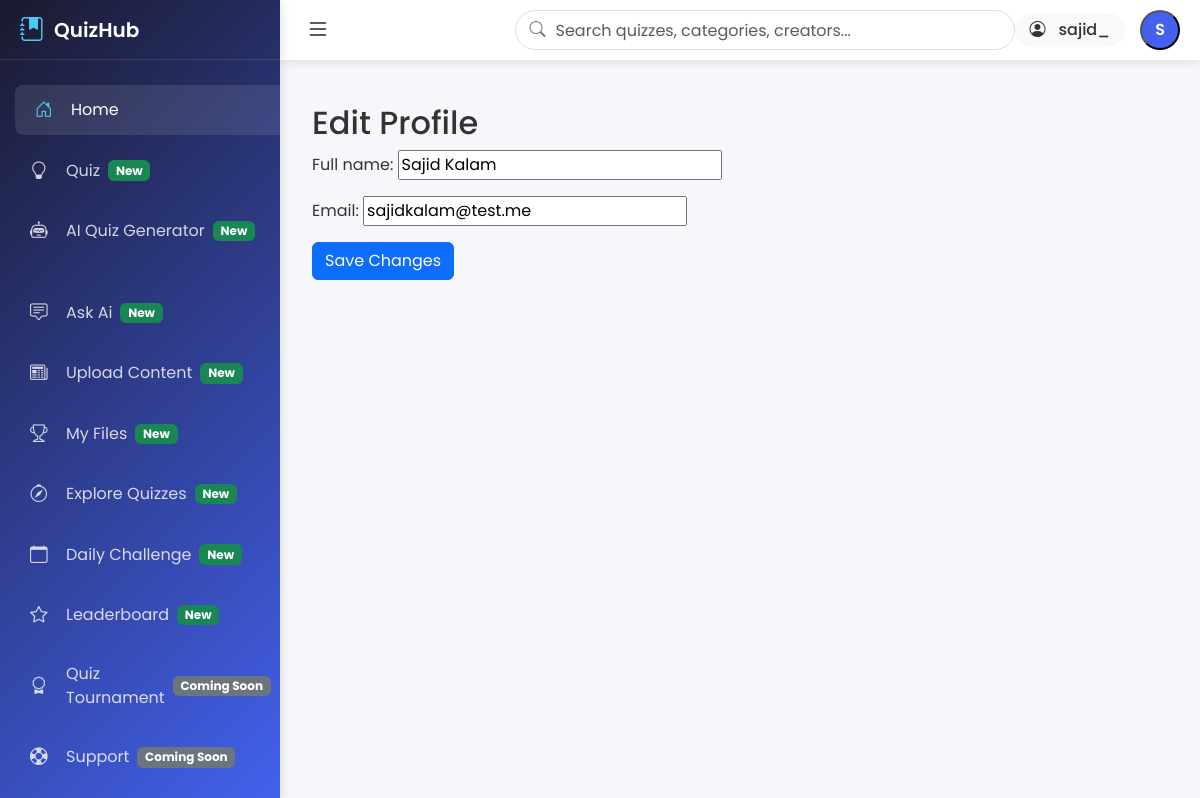
/users/profile/edit/ (signed in), run on the app's committed database.
### users/models.py (models this page shows, shortened)
class CustomUser(AbstractBaseUser, PermissionsMixin):
    ROLE_CHOICES = (
        ('student', 'Student'),
        ('teacher', 'Teacher'),
        ('admin', 'Superadmin'),
    )
    username = models.CharField(max_length=150, unique=True)  # Student Roll No or Email for Teachers
    email = models.EmailField(blank=True, null=True)
    full_name = models.CharField(max_length=255)
    role = models.CharField(max_length=10, choices=ROLE_CHOICES)
    student_roll_no = models.CharField(max_length=50, blank=True, null=True, unique=True)
    academic_year = models.CharField(max_length=50, blank=True, null=True)
    teacher_email = models.EmailField(blank=True, null=True, unique=True)
    date_joined = models.DateTimeField(auto_now_add=True)
    is_active = models.BooleanField(default=True)
    is_staff = models.BooleanField(default=False)  # Required for Django admin access
    USERNAME_FIELD = 'username'
    REQUIRED_FIELDS = []
    objects = CustomUserManager()

### users/views.py (the view)
# urls.py: path('profile/edit/', views.edit_profile, name='edit_profile'),
@login_required
def edit_profile(request):
    from .forms import ProfileForm
    if request.method == 'POST':
        form = ProfileForm(request.POST, instance=request.user)
        if form.is_valid():
            form.save()
            messages.success(request, 'Profile updated successfully.')
            return redirect('users:profile')
    else:
        form = ProfileForm(instance=request.user)
    return render(request, 'users/edit_profile.html', {
        'form': form,
        'dashboard_template': get_dashboard_template(request.user)
    })

### users/forms.py
class ProfileForm(forms.ModelForm):
    class Meta:
        model = get_user_model()
        fields = ['full_name', 'email']

### users/views.py (called while the page is built)
def get_dashboard_template(user):
    return 'base/student_base.html'

### users/templates/users/edit_profile.html (shortened to what this page needs)
{% extends dashboard_template %}
{% load static %}
{% block content %}
<div class="container py-4">
    <h2>Edit Profile</h2>
    <form method="post">
        {{ form.as_p }}
        <button type="submit" class="btn btn-primary">Save Changes</button>
    </form>
</div>
{% endblock %}

### templates/base/student_base.html (shortened to what this page needs)
{% load static %}
<!DOCTYPE html>
<html lang="en">
<head>
    <link href="https://cdn.jsdelivr.net/npm/bootstrap@5.3.0/dist/css/bootstrap.min.css" rel="stylesheet">
    <link rel="stylesheet" href="https://cdn.jsdelivr.net/npm/bootstrap-icons@1.10.0/font/bootstrap-icons.css">
</head>
<body>
    <div class="sidebar" id="sidebar">
        <div class="sidebar-brand">
            <i class="bi bi-journal-bookmark-fill"></i>
            <span>QuizHub</span>
        </div>
        <div class="sidebar-content">
            <ul class="sidebar-nav nav flex-column">
                <li class="nav-item">
                    <a href="{% url 'users:dashboard' %}" class="nav-link active">
                        <i class="bi bi-house-door"></i>
                        <span>Home</span>
                    </a>
                </li>
                <li class="nav-item">
                    <a href="{% url 'quizzes:quiz_list' %}" class="nav-link">
                        <i class="bi bi-lightbulb"></i>
                        <span>Quiz</span>
                        <span class="badge bg-success ms-2">New</span>
                    </a>
                </li>
                <li class="nav-item">
                    <a href="{% url 'textprocessor:generate_quiz' %}" class="nav-link">
                        <i class="bi bi-robot"></i>
                        <span>AI Quiz Generator</span>
                        <span class="badge bg-success ms-2">New</span>
                    </a>
                </li>
                <li class="nav-item">
                <a href="{% url 'ai:discussion' %}" class="nav-link">
                    <i class="bi bi-chat-square-text"></i>
                    <span>Ask Ai</span>
                     <span class="badge bg-success ms-2">New</span>
                </a>
            </li>
                <li class="nav-item">
                    <a href="{% url 'textprocessor:upload' %}" class="nav-link">
                        <i class="bi bi-newspaper"></i>
                        <span>Upload Content</span>
                        <span class="badge bg-success ms-2">New</span>
                    </a>
                </li>
                <li class="nav-item">
                    <a href="{% url 'textprocessor:file_list' %}" class="nav-link">
                        <i class="bi bi-trophy"></i>
                        <span>My Files</span>
                        <span class="badge bg-success ms-2">New</span>
                    </a>
                </li>
                <li class="nav-item">
                    <a href="{% url 'quizzes:quiz_list' %}" class="nav-link">
                        <i class="bi bi-compass"></i>
                        <span>Explore Quizzes</span>
                        <span class="badge bg-success ms-2">New</span>
                    </a>
                </li>
                <li class="nav-item">
                    <a href="{% url 'quizzes:daily_challenge' %}" class="nav-link">
                        <i class="bi bi-calendar"></i>
                        <span>Daily Challenge</span>
                        <span class="badge bg-success ms-2">New</span>
                    </a>
                </li>
                <li class="nav-item">
                    <a href="{% url 'quizzes:leaderboard' %}" class="nav-link">
                        <i class="bi bi-star"></i>
                        <span>Leaderboard</span>
                        <span class="badge bg-success ms-2">New</span>
                    </a>
                </li>
                <li class="nav-item">
                    <a href="#" class="nav-link">
                        <i class="bi bi-award"></i>
                        <span>Quiz Tournament</span>
                        <span class="badge bg-secondary ms-2">Coming Soon</span>
                    </a>
                </li>
                <li class="nav-item">
                    <a href="#" class="nav-link">
                        <i class="bi bi-life-preserver"></i>
                        <span>Support</span>
                        <span class="badge bg-secondary ms-2">Coming Soon</span>
                    </a>
                </li>
            </ul>
        </div>
    </div>
    <div class="main-content" id="mainContent">
        <header class="header">
            <button class="toggle-btn" id="toggleSidebar">
                <i class="bi bi-list"></i>
            </button>
            <div class="search-bar">
                <i class="bi bi-search"></i>
                <input type="search" class="form-control" placeholder="Search quizzes, categories, creators...">
            </div>
            <div class="user-actions">
                {% if user.is_authenticated %}
                    <div class="wallet-balance">
                        <i class="bi bi-person-circle me-2"></i>
                        <span>{{ user.first_name|default:user.username }}</span>
                    </div>
                    <div class="dropdown">
                        <button class="user-avatar" type="button" data-bs-toggle="dropdown" aria-expanded="false">
                            {{ user.first_name.0|default:user.username.0|upper }}
                        </button>
                    </div>
                {% else %}
                    <a href="{% url 'users:login' %}" class="btn btn-sm btn-outline-primary">Login</a>
                {% endif %}
            </div>
        </header>
        <div class="content-area">
            {% block content %}
            {% endblock %}
        </div>
    </div>
</body>
</html>

### templates/base/student_base.html (style rules this page uses)
:root { --primary-color: #4361ee; --secondary-color: #3f37c9; --accent-color: #4cc9f0; --dark-color: #1a1a2e; --light-color: #f8f9fa; --success-color: #4bb543; --warning-color: #fca311; --danger-color: #e63946; --sidebar-width: 280px; --sidebar-collapsed-width: 80px; --header-height: 60px; }
body { font-family: 'Poppins', sans-serif; background-color: #f5f7fa; color: #333; overflow-x: hidden; }
.sidebar { width: var(--sidebar-width); height: 100vh; position: fixed; left: 0; top: 0; background: linear-gradient(135deg, var(--dark-color), var(--primary-color)); color: white; transition: all 0.3s ease; z-index: 1000; box-shadow: 2px 0 10px rgba(0, 0, 0, 0.1); }
.sidebar-brand { height: var(--header-height); display: flex; align-items: center; padding: 0 20px; font-size: 1.25rem; font-weight: 600; border-bottom: 1px solid rgba(255, 255, 255, 0.1); }
.sidebar-brand i { font-size: 1.5rem; margin-right: 10px; color: var(--accent-color); }
.sidebar-content { height: calc(100vh - var(--header-height)); display: flex; flex-direction: column; overflow-y: auto; }
.sidebar-nav { flex: 1; padding: 20px 0; }
.nav-link { color: rgba(255, 255, 255, 0.8); padding: 12px 20px; margin: 5px 10px; border-radius: 8px; display: flex; align-items: center; transition: all 0.3s ease; }
.nav-link i { font-size: 1.1rem; margin-right: 12px; min-width: 24px; }
.nav-link:hover, .nav-link.active { background-color: rgba(255, 255, 255, 0.1); color: white; transform: translateX(5px); }
.nav-link:hover i, .nav-link.active i { color: var(--accent-color); }
.main-content { margin-left: var(--sidebar-width); transition: all 0.3s ease; min-height: 100vh; }
.header { height: var(--header-height); background-color: white; box-shadow: 0 2px 10px rgba(0, 0, 0, 0.1); position: sticky; top: 0; z-index: 900; display: flex; align-items: center; padding: 0 20px; }
.header .toggle-btn { background: none; border: none; font-size: 1.5rem; color: var(--dark-color); cursor: pointer; margin-right: 20px; }
.search-bar { position: relative; flex-grow: 1; max-width: 500px; margin-left: auto; }
.search-bar input { padding-left: 40px; border-radius: 50px; border: 1px solid #ddd; height: 40px; width: 100%; transition: all 0.3s ease; }
.search-bar i { position: absolute; left: 15px; top: 50%; transform: translateY(-50%); color: #777; }
.user-actions { display: flex; align-items: center; gap: 15px; }
.wallet-balance { background-color: var(--light-color); border-radius: 50px; padding: 5px 15px; font-weight: 500; display: flex; align-items: center; gap: 5px; }
.user-avatar { width: 40px; height: 40px; border-radius: 50%; background-color: var(--primary-color); color: white; display: flex; align-items: center; justify-content: center; font-weight: 600; cursor: pointer; transition: all 0.3s ease; }
.content-area { padding: 20px; background-color: #f5f7fa; min-height: calc(100vh - var(--header-height)); }
.sidebar-nav .nav-item { animation: fadeIn 0.3s ease forwards; opacity: 0; }
.sidebar-nav .nav-item:nth-child(1) { animation-delay: 0.1s; }
.sidebar-nav .nav-item:nth-child(2) { animation-delay: 0.15s; }
.sidebar-nav .nav-item:nth-child(3) { animation-delay: 0.2s; }
.sidebar-nav .nav-item:nth-child(4) { animation-delay: 0.25s; }
.sidebar-nav .nav-item:nth-child(5) { animation-delay: 0.3s; }
.sidebar-nav .nav-item:nth-child(6) { animation-delay: 0.35s; }
.sidebar-nav .nav-item:nth-child(7) { animation-delay: 0.4s; }
.sidebar-nav .nav-item:nth-child(8) { animation-delay: 0.45s; }
.sidebar-nav .nav-item:nth-child(9) { animation-delay: 0.5s; }
.sidebar-nav .nav-item:nth-child(10) { animation-delay: 0.55s; }
.sidebar-nav .nav-item:nth-child(11) { animation-delay: 0.6s; }

### data on the page
CustomUser: first_name "sajid_", first_name.0 "S", full_name "Sajid Kalam", email "sajidkalam@test.me"
